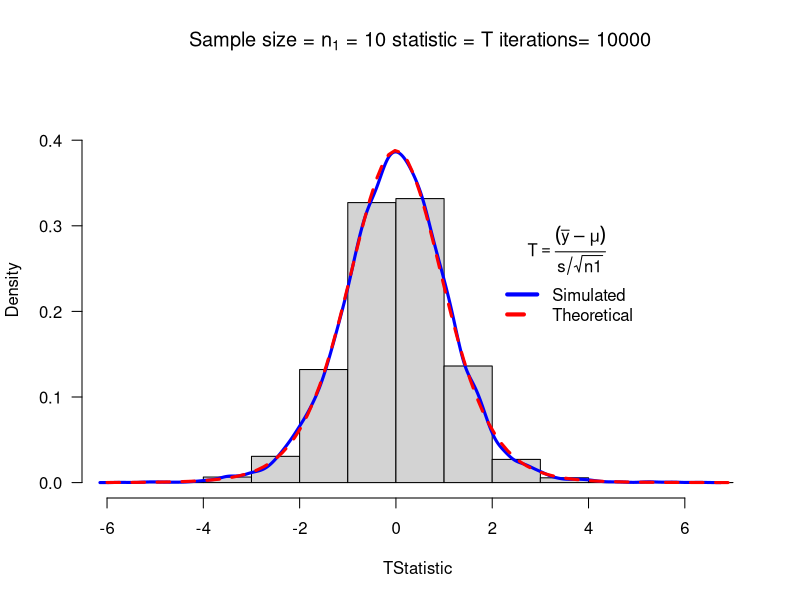

The R script that drew this image:
#This is a model R function that you can alter for other statistics
# Copy this function twice and alter the two copies to make sampling distributions from the T distribution
myTsim<-function(n1=10,sigma1=3,mean1=5,iter=1000,ymax=0.1,x=2,y=0.3,...){    # adjust ymax to make graph fit
y1=rnorm(n1*iter,mean=mean1,sd=sigma1)# generate iter samples of size n1

data1.mat=matrix(y1,nrow=n1,ncol=iter,byrow=TRUE) # Each column is a sample size n1

sd1=apply(data1.mat,2,sd) # sd
ybar=apply(data1.mat,2,mean)  # mean

w=(ybar-mean1)/(sd1/sqrt(n1))      #T stat

hist(w,freq=FALSE, ylim=c(0,ymax), # Histogram with annotation
main=substitute(paste("Sample size = ",n[1]," = ",n1," statistic = ",T," iterations= ",iter)),
xlab=expression(paste(T, "Statistic",sep=" ")), las=1)
lines(density(w),col="Blue",lwd=3) # add a density plot
curve(dt(x,n1-1),add=TRUE,col="Red",lty=2,lwd=3) # add a theoretical curve
title=expression(T==frac((bar(y)-mu),s/sqrt(n1))) #mathematical annotation -see ?plotmath
legend(x,y,c("Simulated","Theoretical"),col=c("Blue","Red"),lwd=4,lty=1:2,bty="n",title=title) # Legend #
return(list(w=w,summary=summary(w),sd=sd(w),fun="T")) # some output to use if needed
}
myTsim(iter=10000,ymax=0.45)
